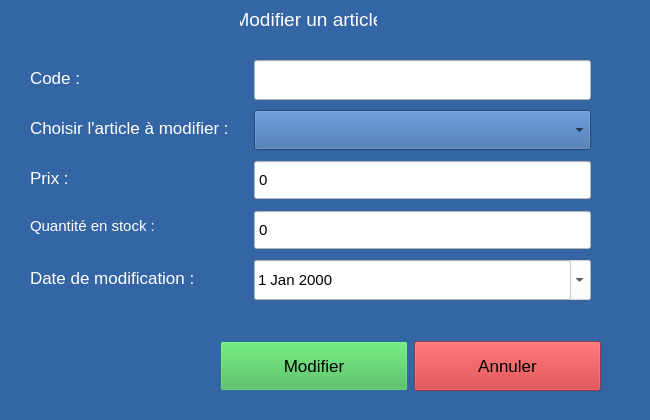
<?xml version="1.0" encoding="UTF-8"?>
<ui version="4.0">
 <class>Dialog</class>
 <widget class="QDialog" name="Dialog">
  <property name="geometry">
   <rect>
    <x>0</x>
    <y>0</y>
    <width>650</width>
    <height>420</height>
   </rect>
  </property>
  <property name="minimumSize">
   <size>
    <width>650</width>
    <height>420</height>
   </size>
  </property>
  <property name="maximumSize">
   <size>
    <width>650</width>
    <height>420</height>
   </size>
  </property>
  <property name="font">
   <font>
    <pointsize>11</pointsize>
   </font>
  </property>
  <property name="windowTitle">
   <string>Modifier un article</string>
  </property>
  <property name="styleSheet">
   <string notr="true">background-color: rgb(52, 101, 164);</string>
  </property>
  <widget class="QLabel" name="label">
   <property name="geometry">
    <rect>
     <x>240</x>
     <y>10</y>
     <width>137</width>
     <height>18</height>
    </rect>
   </property>
   <property name="maximumSize">
    <size>
     <width>16777215</width>
     <height>50</height>
    </size>
   </property>
   <property name="font">
    <font>
     <pointsize>14</pointsize>
    </font>
   </property>
   <property name="styleSheet">
    <string notr="true">color: rgb(255, 255, 255);</string>
   </property>
   <property name="text">
    <string>Modifier un article</string>
   </property>
   <property name="alignment">
    <set>Qt::AlignCenter</set>
   </property>
  </widget>
  <widget class="QWidget" name="layoutWidget">
   <property name="geometry">
    <rect>
     <x>10</x>
     <y>40</y>
     <width>601</width>
     <height>281</height>
    </rect>
   </property>
   <layout class="QFormLayout" name="formLayout">
    <property name="sizeConstraint">
     <enum>QLayout::SetDefaultConstraint</enum>
    </property>
    <property name="fieldGrowthPolicy">
     <enum>QFormLayout::AllNonFixedFieldsGrow</enum>
    </property>
    <property name="rowWrapPolicy">
     <enum>QFormLayout::DontWrapRows</enum>
    </property>
    <property name="horizontalSpacing">
     <number>20</number>
    </property>
    <property name="verticalSpacing">
     <number>10</number>
    </property>
    <property name="leftMargin">
     <number>20</number>
    </property>
    <property name="topMargin">
     <number>20</number>
    </property>
    <property name="rightMargin">
     <number>20</number>
    </property>
    <item row="0" column="0">
     <widget class="QLabel" name="dSignationLabel">
      <property name="font">
       <font>
        <pointsize>13</pointsize>
       </font>
      </property>
      <property name="styleSheet">
       <string notr="true">color: rgb(255, 255, 255);</string>
      </property>
      <property name="text">
       <string>Code : </string>
      </property>
     </widget>
    </item>
    <item row="0" column="1">
     <widget class="QLineEdit" name="codeLineEdit">
      <property name="sizePolicy">
       <sizepolicy hsizetype="Expanding" vsizetype="Fixed">
        <horstretch>0</horstretch>
        <verstretch>0</verstretch>
       </sizepolicy>
      </property>
      <property name="minimumSize">
       <size>
        <width>0</width>
        <height>40</height>
       </size>
      </property>
      <property name="sizeIncrement">
       <size>
        <width>0</width>
        <height>0</height>
       </size>
      </property>
      <property name="styleSheet">
       <string notr="true">background-color: rgb(255, 255, 255);</string>
      </property>
      <property name="readOnly">
       <bool>true</bool>
      </property>
     </widget>
    </item>
    <item row="1" column="0">
     <widget class="QLabel" name="nomEtPrNomLabel">
      <property name="font">
       <font>
        <pointsize>13</pointsize>
       </font>
      </property>
      <property name="styleSheet">
       <string notr="true">color: rgb(255, 255, 255);</string>
      </property>
      <property name="text">
       <string>Choisir l'article à modifier : </string>
      </property>
     </widget>
    </item>
    <item row="1" column="1">
     <widget class="QComboBox" name="combochoixArticle">
      <property name="minimumSize">
       <size>
        <width>0</width>
        <height>40</height>
       </size>
      </property>
     </widget>
    </item>
    <item row="2" column="0">
     <widget class="QLabel" name="nDeTLPhoneLabel">
      <property name="font">
       <font>
        <pointsize>13</pointsize>
       </font>
      </property>
      <property name="styleSheet">
       <string notr="true">color: rgb(255, 255, 255);</string>
      </property>
      <property name="text">
       <string>Prix : </string>
      </property>
     </widget>
    </item>
    <item row="2" column="1">
     <widget class="QSpinBox" name="spinPrix">
      <property name="sizePolicy">
       <sizepolicy hsizetype="Minimum" vsizetype="Fixed">
        <horstretch>0</horstretch>
        <verstretch>0</verstretch>
       </sizepolicy>
      </property>
      <property name="minimumSize">
       <size>
        <width>0</width>
        <height>40</height>
       </size>
      </property>
      <property name="sizeIncrement">
       <size>
        <width>0</width>
        <height>0</height>
       </size>
      </property>
      <property name="styleSheet">
       <string notr="true">background-color: rgb(255, 255, 255);</string>
      </property>
      <property name="readOnly">
       <bool>false</bool>
      </property>
      <property name="buttonSymbols">
       <enum>QAbstractSpinBox::NoButtons</enum>
      </property>
      <property name="showGroupSeparator" stdset="0">
       <bool>true</bool>
      </property>
      <property name="suffix">
       <string/>
      </property>
      <property name="prefix">
       <string/>
      </property>
      <property name="maximum">
       <number>999999999</number>
      </property>
     </widget>
    </item>
    <item row="4" column="0">
     <widget class="QLabel" name="dateDeNaissanceLabel">
      <property name="font">
       <font>
        <pointsize>13</pointsize>
       </font>
      </property>
      <property name="styleSheet">
       <string notr="true">color: rgb(255, 255, 255);</string>
      </property>
      <property name="text">
       <string>Date de modification : </string>
      </property>
     </widget>
    </item>
    <item row="4" column="1">
     <widget class="QDateEdit" name="dateModifW">
      <property name="sizePolicy">
       <sizepolicy hsizetype="Minimum" vsizetype="Fixed">
        <horstretch>0</horstretch>
        <verstretch>0</verstretch>
       </sizepolicy>
      </property>
      <property name="minimumSize">
       <size>
        <width>0</width>
        <height>40</height>
       </size>
      </property>
      <property name="sizeIncrement">
       <size>
        <width>0</width>
        <height>0</height>
       </size>
      </property>
      <property name="styleSheet">
       <string notr="true">background-color: rgb(255, 255, 255);</string>
      </property>
      <property name="readOnly">
       <bool>true</bool>
      </property>
      <property name="buttonSymbols">
       <enum>QAbstractSpinBox::NoButtons</enum>
      </property>
      <property name="calendarPopup">
       <bool>true</bool>
      </property>
     </widget>
    </item>
    <item row="3" column="0">
     <widget class="QLabel" name="label_2">
      <property name="styleSheet">
       <string notr="true">color: rgb(255, 255, 255);</string>
      </property>
      <property name="text">
       <string>Quantité en stock : </string>
      </property>
     </widget>
    </item>
    <item row="3" column="1">
     <widget class="QSpinBox" name="qtteSpin">
      <property name="minimumSize">
       <size>
        <width>0</width>
        <height>40</height>
       </size>
      </property>
      <property name="styleSheet">
       <string notr="true">background-color: rgb(255, 255, 255);</string>
      </property>
      <property name="buttonSymbols">
       <enum>QAbstractSpinBox::NoButtons</enum>
      </property>
      <property name="maximum">
       <number>999999999</number>
      </property>
     </widget>
    </item>
   </layout>
  </widget>
  <widget class="QWidget" name="layoutWidget">
   <property name="geometry">
    <rect>
     <x>220</x>
     <y>340</y>
     <width>381</width>
     <height>52</height>
    </rect>
   </property>
   <layout class="QHBoxLayout" name="horizontalLayout">
    <item>
     <widget class="QPushButton" name="btn_modifer">
      <property name="minimumSize">
       <size>
        <width>0</width>
        <height>50</height>
       </size>
      </property>
      <property name="font">
       <font>
        <pointsize>13</pointsize>
       </font>
      </property>
      <property name="styleSheet">
       <string notr="true">background-color: rgba(65, 191, 64, 197);</string>
      </property>
      <property name="text">
       <string>Modifier</string>
      </property>
     </widget>
    </item>
    <item>
     <widget class="QPushButton" name="btn_annuler">
      <property name="minimumSize">
       <size>
        <width>0</width>
        <height>50</height>
       </size>
      </property>
      <property name="font">
       <font>
        <pointsize>13</pointsize>
       </font>
      </property>
      <property name="styleSheet">
       <string notr="true">background-color: rgba(201, 42, 42, 160);</string>
      </property>
      <property name="text">
       <string>Annuler</string>
      </property>
     </widget>
    </item>
   </layout>
  </widget>
 </widget>
 <resources/>
 <connections/>
</ui>
